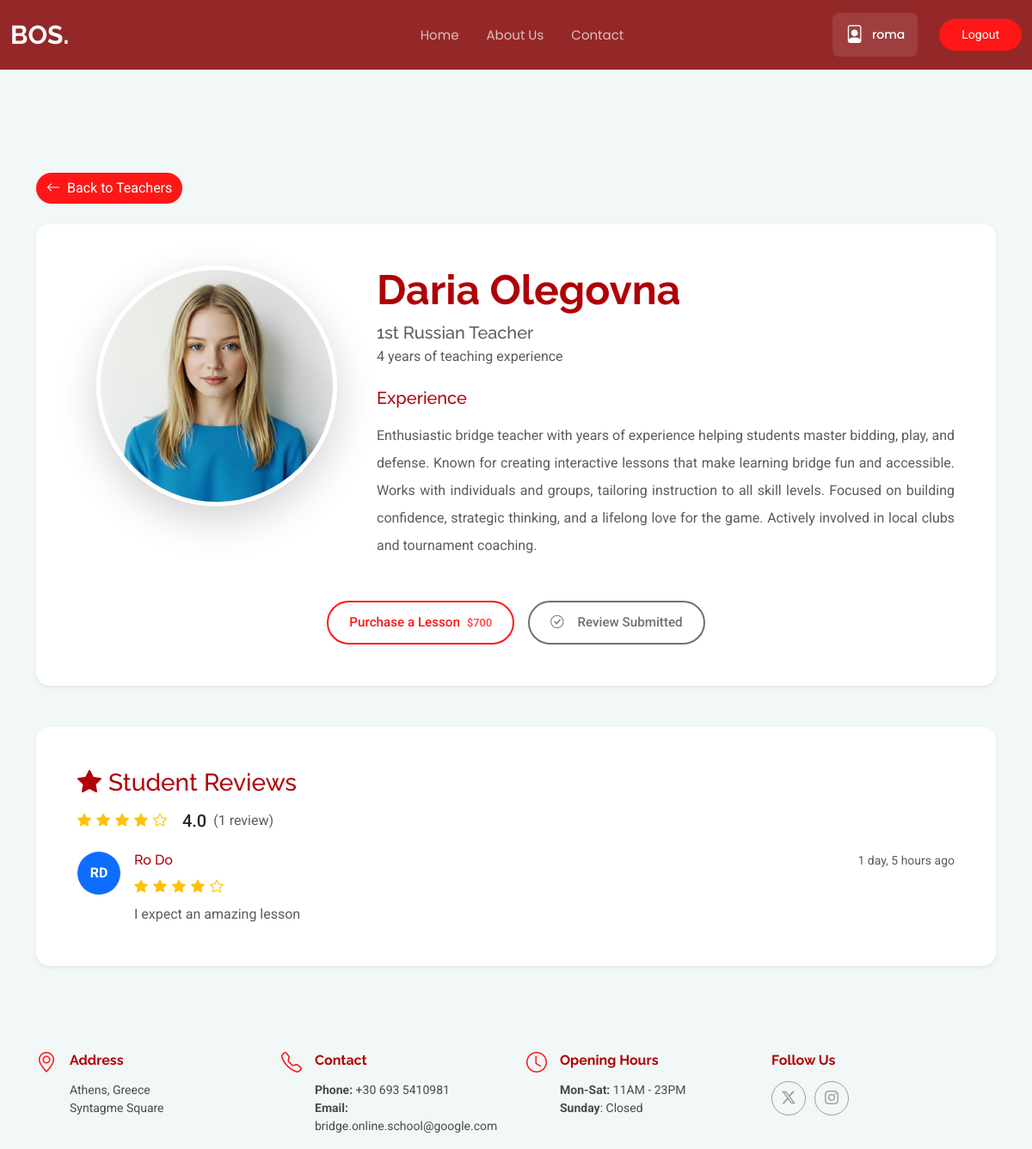
/teachers/3 (signed in), run on the app's committed database.
### landing/models.py (models this page shows, shortened)
class Teacher(models.Model):
    user = models.OneToOneField(User, on_delete=models.CASCADE, related_name='teacher_profile', null=True, blank=True)
    first_name = models.CharField(max_length=50)
    last_name = models.CharField(max_length=50)
    title = models.CharField(max_length=50)
    experience = models.CharField(max_length=500)
    teaching_years = models.IntegerField(null=True, blank=True)
    avatar = models.ImageField(upload_to='teachers/avatars')
    lesson_price = models.DecimalField(max_digits=6, decimal_places=0)
    course_price = models.DecimalField(max_digits=7, decimal_places=0)
    is_active = models.BooleanField(default=False)

class Rating(models.Model):
    teacher = models.ForeignKey(Teacher, on_delete=models.CASCADE, related_name='ratings')
    user = models.ForeignKey(User, on_delete=models.CASCADE, related_name='ratings')
    rating = models.IntegerField(choices=[(i, i) for i in range(1, 6)])
    description = models.TextField(null=True, blank=True)
    created_at = models.DateTimeField(auto_now_add=True, null=True)
    class Meta:
        unique_together = ('teacher', 'user')  # Ensures one review per user per teacher

### landing/views.py (the view)
# urls.py: path("teachers/<int:pk>", views.teacher, name="teacher"),
def teacher(request, pk):
    teacher = get_object_or_404(Teacher, id=pk)
    if not teacher.is_active and not request.user.is_staff:
        raise Http404("Teacher not found")
    reviews = Rating.objects.filter(teacher=teacher).order_by('-created_at')
    avg_rating = 0
    if reviews.exists():
        avg_rating = sum(review.rating for review in reviews) / len(reviews)
    user_has_reviewed = False
    if request.user.is_authenticated:
        user_has_reviewed = Rating.objects.filter(teacher=teacher, user=request.user).exists()
    context = {
        'teacher': teacher,
        'reviews': reviews,
        'avg_rating': round(avg_rating, 1),
        'reviews_count': reviews.count(),
        'user_has_reviewed': user_has_reviewed,
    }
    return render(request, "landing/teacher.html", context)

### landing/templates/landing/teacher.html (shortened to what this page needs)
{% extends 'base.html' %}
{% load static %}
{% block content %}
  <section class="teacher-profile section light-background" style="padding-top: 120px;">
    <div class="container" data-aos="fade-up">
      <div class="row mb-4">
        <div class="col-12">
          <a href="{% url 'landing:home' %}#team" class="btn rounded-pill" style="background-color: var(--accent-color); color: var(--contrast-color); border: none;">
            <i class="bi bi-arrow-left me-2"></i>Back to Teachers
          </a>
        </div>
      </div>
      <div class="row mb-5">
        <div class="col-12">
          <div class="card shadow-sm border-0">
            <div class="card-body p-5">
              <div class="row align-items-start">
                <div class="col-lg-4 col-md-5 text-center mb-4 mb-md-0">
                  <div class="teacher-avatar" data-aos="zoom-in" data-aos-delay="100">
                    <img src="{{ teacher.avatar.url }}" alt="{{ teacher.first_name }} {{ teacher.last_name }}"
                         class="img-fluid rounded-circle shadow-lg" style="width: 280px; height: 280px; object-fit: cover;">
                  </div>
                </div>
                <div class="col-lg-8 col-md-7">
                  <div class="teacher-info" data-aos="fade-left" data-aos-delay="200">
                    <div class="teacher-header mb-4">
                      <h1 class="display-5 fw-bold mb-2" style="color: var(--heading-color);">
                        {{ teacher.first_name }} {{ teacher.last_name }}
                      </h1>
                      <div class="teaching-info">
                        <h5 class="text-muted mb-1">{{ teacher.title }}</h5>
                        {% if teacher.teaching_years %}
                          <p class="text-muted mb-0">{{ teacher.teaching_years }} years of teaching experience</p>
                        {% endif %}
                      </div>
                    </div>
                    <div class="experience-section mb-4">
                      <h5 class="mb-3" style="color: var(--heading-color);">Experience</h5>
                      <p class="text-muted lh-lg" style="text-align: justify;">
                        {{ teacher.experience }}
                      </p>
                    </div>
                  </div>
                </div>
              </div>
              <div class="row mt-4">
                <div class="col-12">
                  <div class="teacher-actions d-flex flex-wrap gap-3 justify-content-center" data-aos="fade-up" data-aos-delay="300">
                                <button class="btn btn-minimal add-to-cart-btn"
                    data-teacher-id="{{ teacher.id }}"
                    data-teacher-firstname="{{ teacher.first_name }}"
                    data-teacher-lastname="{{ teacher.last_name }}"
                    data-teacher-title="{{ teacher.title }}"
                    data-teacher-price="{{ teacher.lesson_price }}"
                    data-teacher-avatar="{{ teacher.avatar.url }}">
              Purchase a Lesson
              <small class="price-tag">${{ teacher.lesson_price }}</small>
            </button>
                    {% if user.is_authenticated and not user_has_reviewed %}
                    <button class="btn btn-minimal-grey" data-bs-toggle="modal" data-bs-target="#reviewModal">
                      <i class="bi bi-star me-2"></i>Write a Review
                    </button>
                    {% elif user.is_authenticated and user_has_reviewed %}
                    <button class="btn btn-minimal-grey" disabled>
                      <i class="bi bi-check-circle me-2"></i>Review Submitted
                    </button>
                    {% endif %}
                  </div>
                </div>
              </div>
            </div>
          </div>
        </div>
      </div>
      <div class="row">
        <div class="col-12">
          <div class="card shadow-sm border-0">
            <div class="card-body p-5">
              <div class="reviews-header mb-4" data-aos="fade-up">
                <h3 class="mb-3" style="color: var(--heading-color);">
                  <i class="bi bi-star-fill me-2"></i>Student Reviews
                </h3>
                <div class="d-flex align-items-center mb-3">
                  <div class="rating-stars me-3">
                    {% for i in "12345" %}
                      {% if avg_rating >= i|add:0 %}
                        <i class="bi bi-star-fill text-warning"></i>
                      {% elif avg_rating >= i|add:-0.5 %}
                        <i class="bi bi-star-half text-warning"></i>
                      {% else %}
                        <i class="bi bi-star text-warning"></i>
                      {% endif %}
                    {% endfor %}
                  </div>
                  <span class="h5 mb-0 me-2">{{ avg_rating|default:"0.0" }}</span>
                  <span class="text-muted">({{ reviews_count }} review{{ reviews_count|pluralize }})</span>
                </div>
              </div>
              <div class="reviews-list">
                {% if reviews %}
                  {% for review in reviews %}
                  <div class="review-item {% if not forloop.last %}border-bottom pb-4 mb-4{% endif %}" data-aos="fade-up" data-aos-delay="{{ forloop.counter0|add:1 }}00">
                    <div class="d-flex align-items-start">
                      <div class="review-avatar me-3">
                        <div class="rounded-circle bg-primary text-white d-flex align-items-center justify-content-center" style="width: 50px; height: 50px;">
                          <span class="fw-bold">{{ review.user.first_name.0|default:review.user.username.0|upper }}{{ review.user.last_name.0|default:""|upper }}</span>
                        </div>
                      </div>
                      <div class="review-content flex-grow-1">
                        <div class="d-flex justify-content-between align-items-start mb-2">
                          <h6 class="mb-0">{{ review.user.first_name|default:review.user.username }} {{ review.user.last_name|default:"" }}</h6>
                          <div class="review-actions">
                            {% if user.is_staff %}
                              <small class="text-muted">{{ review.created_at|timesince }} ago</small>
                              <button class="btn btn-sm btn-outline-danger delete-review-btn"
                                      data-review-id="{{ review.id }}"
                                      data-teacher-id="{{ teacher.id }}"
                                      title="Delete review">
                                <i class="bi bi-x-lg" style="font-size: 1.4rem;"></i>
                              </button>
                            {% else %}
                              <small class="text-muted">{{ review.created_at|timesince }} ago</small>
                            {% endif %}
                          </div>
                        </div>
                        <div class="rating-stars mb-2">
                          {% for i in "12345" %}
                            {% if review.rating >= i|add:0 %}
                              <i class="bi bi-star-fill text-warning"></i>
                            {% else %}
                              <i class="bi bi-star text-warning"></i>
                            {% endif %}
                          {% endfor %}
                        </div>
                        <p class="text-muted mb-0">{{ review.description }}</p>
                      </div>
                    </div>
                  </div>
                  {% endfor %}
                {% else %}
                  <div class="text-center py-5">
                    <i class="bi bi-chat-square-text text-muted" style="font-size: 3rem;"></i>
                    <p class="text-muted mt-3">No reviews yet. Be the first to review {{ teacher.first_name }}!</p>
                  </div>
                {% endif %}
              </div>
            </div>
          </div>
        </div>
      </div>
    </div>
  </section>
{% endblock %}

### templates/navbar.html (shortened to what this page needs)
<header id="header" class="header d-flex align-items-center fixed-top margin-bottom-200">
    <div class="container-fluid position-relative d-flex align-items-center">
        <a href="{% url 'landing:home' %}" class="logo d-flex align-items-center">
        <h1 class="sitename">BOS.</h1>
        </a>
        <nav id="navmenu" class="navmenu position-absolute top-50 start-50 translate-middle">
            <ul>
                <li><a href="{% url 'landing:home' %}" class="{% if request.resolver_match.namespace == 'landing' and request.resolver_match.url_name == 'home' %}active{% endif %}">Home</a></li>
                <li><a href="{% url 'landing:about_us' %}" class="{% if request.resolver_match.namespace == 'landing' and request.resolver_match.url_name == 'about_us' %}active{% endif %}">About Us</a></li>
                <li><a href="{% url 'landing:contact' %}" class="{% if request.resolver_match.namespace == 'landing' and request.resolver_match.url_name == 'contact' %}active{% endif %}">Contact</a></li>
            </ul>
        </nav>
        <div class="desktop-user-section d-none d-lg-flex">
            {% if user.is_authenticated %}
                <a href="{% url 'authentication:profile' %}" class="user-section">
                    <i class="bi bi-file-person" id="profile-icon"></i>
                    <span>{{ user.username }}</span>
                </a>
                <a class="btn-getstarted rounded-pill" href="{% url 'authentication:logout' %}">Logout</a>
            {% else %}
                <a class="btn-getstarted rounded-pill" href="{% url 'authentication:login' %}">Sign-in / Sign-up</a>
            {% endif %}
        </div>
    </div>
</header>

### data on the page
Teacher: avatar (picture), first_name "Daria", last_name "Olegovna", title "1st Russian Teacher", teaching_years "4", experience "Enthusiastic bridge teacher with years of experience helping students master bidding, play, and defense. Known for creating interactive lessons that make learning bridge fun and accessible. Works with individuals and groups, tailoring instruction to all skill levels. Focused on building confidence, strategic thinking, and a lifelong love for the game. Actively involved in local clubs and tournament coaching.", lesson_price "700"
Rating: user.first_name.0 "R", user.last_name.0 "D", user.first_name "Ro", user.last_name "Do", created_at "1 day, 5 hours", rating 4 (drawn), description "I expect an amazing lesson"

### other printed values
{{ user.username }} "roma"
{{ avg_rating|default:"0.0" }} "4.0"
{{ reviews_count }} "1"
